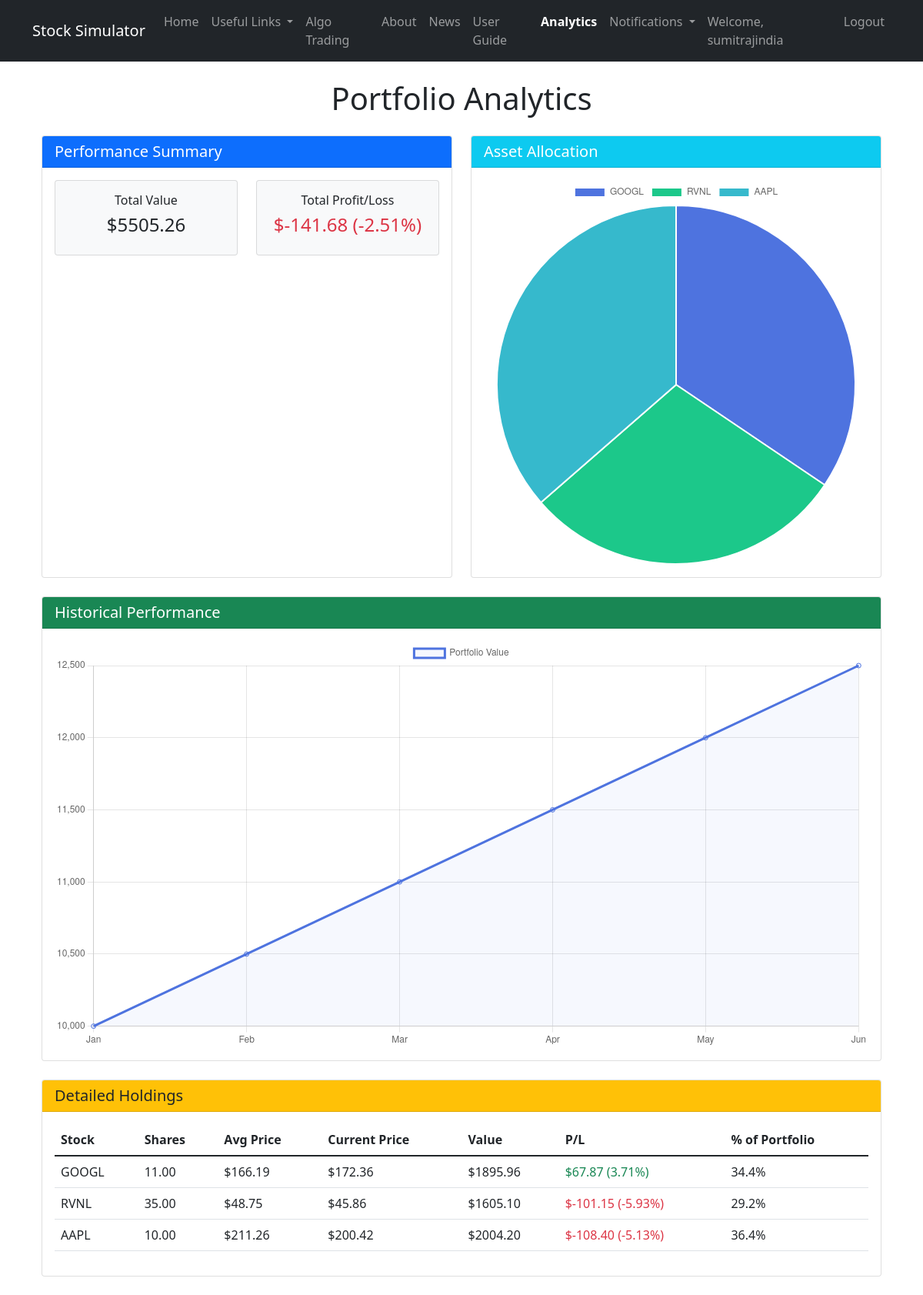
The app's page /analytics (signed in) with its own data.
### app.py (models this page shows, shortened)
class User(UserMixin, db.Model):
    id = db.Column(db.Integer, primary_key=True)
    username = db.Column(db.String(80), unique=True, nullable=False)
    email = db.Column(db.String(120), unique=True, nullable=True)
    password_hash = db.Column(db.String(128))
    balance = db.Column(db.Float, default=10000.00)
    notifications = db.relationship(
        'Notification',
        backref='notification_user',  # Changed backref name
        lazy='dynamic',
        order_by='desc(Notification.timestamp)'
    )

class Portfolio(db.Model):
    id = db.Column(db.Integer, primary_key=True)
    user_id = db.Column(db.Integer, db.ForeignKey('user.id'), nullable=False)
    stock_id = db.Column(db.Integer, db.ForeignKey('stock.id'), nullable=False)
    quantity = db.Column(db.Float, default=0)
    average_price = db.Column(db.Float)
    user = db.relationship('User', backref=db.backref('portfolio', lazy=True))
    stock = db.relationship('Stock', backref=db.backref('portfolio', lazy=True))

class Stock(db.Model):
    id = db.Column(db.Integer, primary_key=True)
    symbol = db.Column(db.String(10), unique=True, nullable=False)
    name = db.Column(db.String(100))
    price = db.Column(db.Float)
    last_updated = db.Column(db.DateTime)

### app.py (the view)
@app.route('/analytics')
@login_required
def portfolio_analytics():
    portfolio = Portfolio.query.filter_by(user_id=current_user.id).all()
    total_value = 0
    total_cost = 0
    for item in portfolio:
        if item.stock and item.stock.price:
            total_value += item.stock.price * item.quantity
            total_cost += item.average_price * item.quantity
    total_pl = total_value - total_cost
    pl_percentage = (total_pl / total_cost) * 100 if total_cost != 0 else 0
    return render_template('analytics.html',
                         portfolio=portfolio,
                         total_value=total_value,
                         total_pl=total_pl,
                         pl_percentage=pl_percentage)

### app.py (called while the page is built)
@login_manager.user_loader
def load_user(user_id):
    return User.query.get(int(user_id))

### templates/analytics.html (shortened to what this page needs)
{% extends "base.html" %}
{% block content %}
<div class="container">
    <h1 class="text-center mb-4">Portfolio Analytics</h1>
    <div class="row">
        <div class="col-md-6 mb-4">
            <div class="card h-100">
                <div class="card-header bg-primary text-white">
                    <h5 class="mb-0">Performance Summary</h5>
                </div>
                <div class="card-body">
                    <div class="row">
                        <div class="col-6">
                            <div class="card bg-light mb-3">
                                <div class="card-body text-center">
                                    <h6 class="card-title">Total Value</h6>
                                    <h4>${{ "%.2f"|format(total_value) }}</h4>
                                </div>
                            </div>
                        </div>
                        <div class="col-6">
                            <div class="card bg-light mb-3">
                                <div class="card-body text-center">
                                    <h6 class="card-title">Total Profit/Loss</h6>
                                    <h4 class="{% if total_pl >= 0 %}text-success{% else %}text-danger{% endif %}">
                                        ${{ "%.2f"|format(total_pl) }} ({{ "%.2f"|format(pl_percentage) }}%)
                                    </h4>
                                </div>
                            </div>
                        </div>
                    </div>
                </div>
            </div>
        </div>
        <div class="col-md-6 mb-4">
            <div class="card h-100">
                <div class="card-header bg-info text-white">
                    <h5 class="mb-0">Asset Allocation</h5>
                </div>
                <div class="card-body">
                    <canvas id="allocationChart"></canvas>
                </div>
            </div>
        </div>
    </div>
    <div class="card mb-4">
        <div class="card-header bg-success text-white">
            <h5 class="mb-0">Historical Performance</h5>
        </div>
        <div class="card-body">
            <canvas id="performanceChart"></canvas>
        </div>
    </div>
    <div class="card">
        <div class="card-header bg-warning text-dark">
            <h5 class="mb-0">Detailed Holdings</h5>
        </div>
        <div class="card-body">
            <div class="table-responsive">
                <table class="table table-hover">
                    <thead>
                        <tr>
                            <th>Stock</th>
                            <th>Shares</th>
                            <th>Avg Price</th>
                            <th>Current Price</th>
                            <th>Value</th>
                            <th>P/L</th>
                            <th>% of Portfolio</th>
                        </tr>
                    </thead>
                    <tbody>
                        {% for item in portfolio %}
                        <tr>
                            <td>{{ item.stock.symbol }}</td>
                            <td>{{ "%.2f"|format(item.quantity) }}</td>
                            <td>${{ "%.2f"|format(item.average_price) }}</td>
                            <td>${{ "%.2f"|format(item.stock.price) }}</td>
                            <td>${{ "%.2f"|format(item.stock.price * item.quantity) }}</td>
                            <td class="{% if (item.stock.price - item.average_price) >= 0 %}text-success{% else %}text-danger{% endif %}">
                                ${{ "%.2f"|format((item.stock.price - item.average_price) * item.quantity) }}
                                ({{ "%.2f"|format(((item.stock.price - item.average_price)/item.average_price)*100) }}%)
                            </td>
                            <td>{{ "%.1f"|format((item.stock.price * item.quantity / total_value) * 100) }}%</td>
                        </tr>
                        {% endfor %}
                    </tbody>
                </table>
            </div>
        </div>
    </div>
</div>
<script>
    // Asset Allocation Chart
    const allocationCtx = document.getElementById('allocationChart').getContext('2d');
    new Chart(allocationCtx, {
        type: 'pie',
        data: {
            labels: [
                {% for item in portfolio %}
                    '{{ item.stock.symbol }}',
                {% endfor %}
            ],
            datasets: [{
                data: [
                    {% for item in portfolio %}
                        {{ (item.stock.price * item.quantity / total_value) * 100 }},
                    {% endfor %}
                ],
                backgroundColor: [
                    '#4e73df', '#1cc88a', '#36b9cc', '#f6c23e',
                    '#e74a3b', '#858796', '#5a5c69', '#2e59d9'
                ]
            }]
        },
        options: {
            responsive: true,
            plugins: {
                tooltip: {
                    callbacks: {
                        label: function(context) {
                            return `${context.label}: ${context.raw.toFixed(1)}%`;
                        }
                    }
                }
            }
        }
    });
    // Performance Chart (sample data - replace with actual historical data)
    const performanceCtx = document.getElementById('performanceChart').getContext('2d');
    new Chart(performanceCtx, {
        type: 'line',
        data: {
            labels: ['Jan', 'Feb', 'Mar', 'Apr', 'May', 'Jun'],
            datasets: [{
                label: 'Portfolio Value',
                data: [10000, 10500, 11000, 11500, 12000, 12500],
                borderColor: '#4e73df',
                backgroundColor: 'rgba(78, 115, 223, 0.05)',
                fill: true
            }]
        },
        options: {
            responsive: true,
            scales: {
                y: {
                    beginAtZero: false
                }
            }
        }
    });
</script>
{% endblock %}

### templates/base.html (shortened to what this page needs)
<!DOCTYPE html>
<html lang="en">
<head>
    <link href="https://cdn.jsdelivr.net/npm/bootstrap@5.1.3/dist/css/bootstrap.min.css" rel="stylesheet">
</head>
<body>
    <nav class="navbar navbar-expand-lg navbar-dark bg-dark">
        <div class="container">
            <a class="navbar-brand" href="{{ url_for('index') }}">Stock Simulator</a>
            <div class="collapse navbar-collapse" id="navbarNav">
                <ul class="navbar-nav me-auto">
                    <li class="nav-item">
                        <a class="nav-link {% if request.endpoint == 'index' %}active{% endif %}"
                           href="{{ url_for('index') }}">Home</a>
                    </li>
                    <li class="nav-item dropdown">
                        <a class="nav-link dropdown-toggle" href="#" role="button" data-bs-toggle="dropdown">
                            Useful Links
                        </a>
                    </li>
                    <li class="nav-item">
                        <a class="nav-link {% if request.endpoint == 'algo_trading' %}active{% endif %}"
                           href="{{ url_for('algo_trading') }}">Algo Trading</a>
                    </li>
                    <li class="nav-item">
                        <a class="nav-link {% if request.endpoint == 'about' %}active{% endif %}"
                           href="{{ url_for('about') }}">About</a>
                    </li>
                    <li class="nav-item">
                        <a class="nav-link {% if request.endpoint == 'news' %}active{% endif %}"
                           href="{{ url_for('news') }}">News</a>
                    </li>
                    <li class="nav-item">
                        <a class="nav-link {% if request.endpoint == 'user_guide' %}active{% endif %}"
                           href="{{ url_for('user_guide') }}">User Guide</a>
                    </li>
                    <li class="nav-item">
                        <a class="nav-link {% if request.endpoint == 'portfolio_analytics' %}active{% endif %}"
                           href="{{ url_for('portfolio_analytics') }}">Analytics</a>
                    </li>
                </ul>
                <ul class="navbar-nav">
                    {% if current_user.is_authenticated %}
                        {% if current_user.notifications %}
                        <li class="nav-item dropdown">
                            <a class="nav-link dropdown-toggle" href="#" id="notificationsDropdown" role="button" data-bs-toggle="dropdown">
                                Notifications
                                {% set unread_count = current_user.notifications|selectattr('read', 'equalto', False)|list|length %}
                            </a>
                        </li>
                        {% endif %}
                        <li class="nav-item">
                            <span class="nav-link">Welcome, {{ current_user.username }}</span>
                        </li>
                        <li class="nav-item">
                            <a class="nav-link" href="{{ url_for('logout') }}">Logout</a>
                        </li>
                    {% endif %}
                </ul>
            </div>
        </div>
    </nav>
    <div class="container py-4">
        {% block content %}{% endblock %}
    </div>
</body>
</html>

### templates/base.html (style rules this page uses)
.navbar-nav .nav-link.active { font-weight: bold; }

### records on screen
User: username "sumitrajindia"
Portfolio: stock.symbol "GOOGL", quantity "11.00", average_price "166.19"
Stock: stock.price "172.36", item.stock.price*item.quantity "1895.96", (item.stock.price-item.average_price)*item.quantity "67.87", price.average_price "3.71", (item.stock.price*item.quantity/total_value)*100 "34.4"
Portfolio: stock.symbol "RVNL", quantity "35.00", average_price "48.75"
Stock: stock.price "45.86", item.stock.price*item.quantity "1605.10", (item.stock.price-item.average_price)*item.quantity "-101.15", price.average_price "-5.93", (item.stock.price*item.quantity/total_value)*100 "29.2"
Portfolio: stock.symbol "AAPL", quantity "10.00", average_price "211.26"
Stock: stock.price "200.42", item.stock.price*item.quantity "2004.20", (item.stock.price-item.average_price)*item.quantity "-108.40", price.average_price "-5.13", (item.stock.price*item.quantity/total_value)*100 "36.4"

### other values on screen
{{ "%.2f"|format(total_value) }} "5505.26"
{{ "%.2f"|format(total_pl) }} "-141.68"
{{ "%.2f"|format(pl_percentage) }} "-2.51"
chart data {{ item.stock.symbol }} GOOGL, RVNL, AAPL
chart data {{ (item.stock.price * item.quantity / total_value) * 100 }} 34.43906373177652, 29.15575286180852, 36.405183406414956
